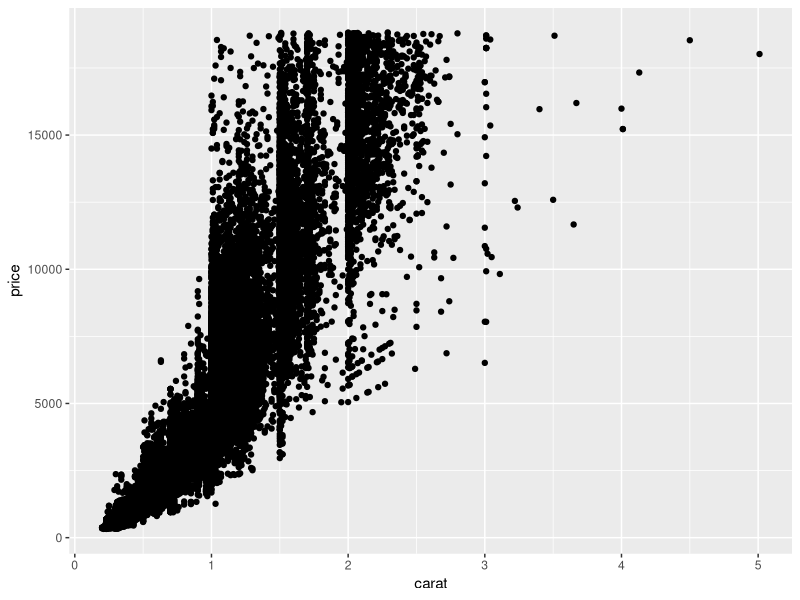
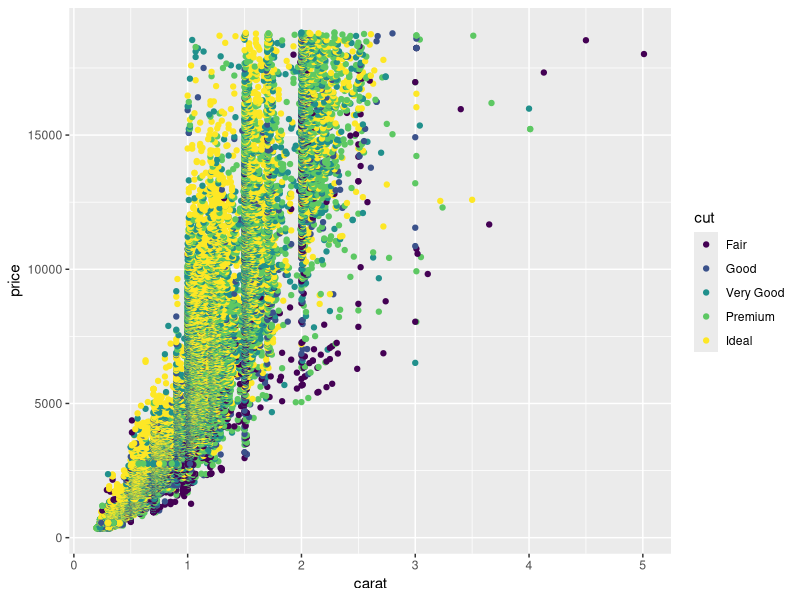
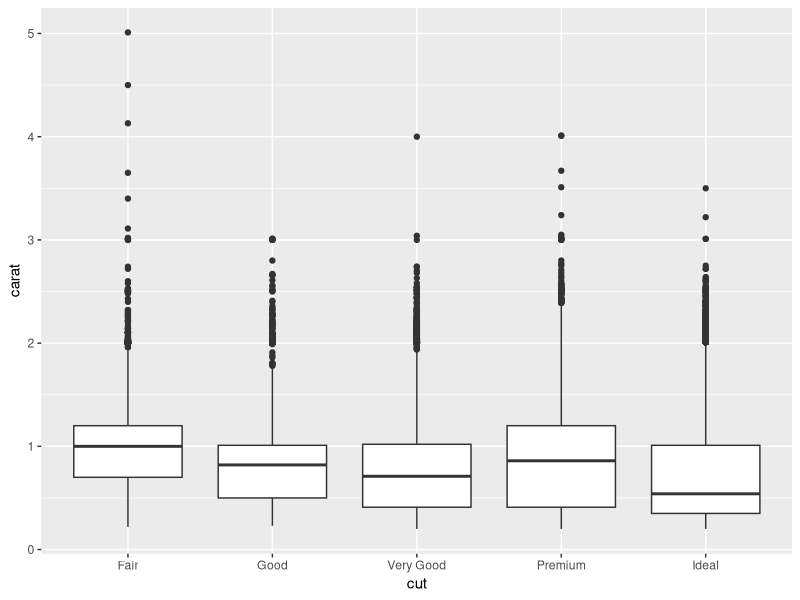
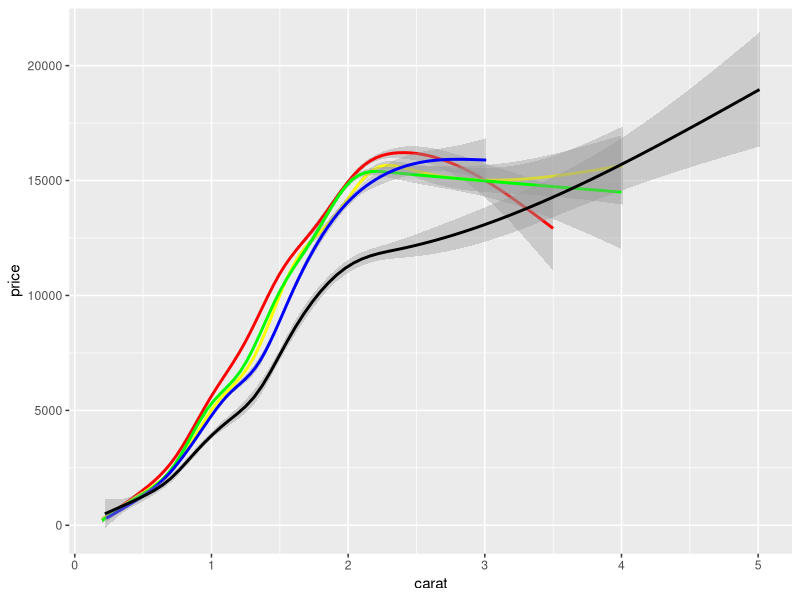

The R script that drew these images, in order:
## ---- chunk 1
library(tidyverse)
## ---- chunk 2
## TASK: Plot `price` vs `carat` below
## Your code here!
ggplot(data = diamonds) +
  geom_point(mapping = aes(x = carat, y = price))
## ---- chunk 3
## TASK: Plot `price`, `carat`, and `cut` below
## Your code here!
ggplot(data = diamonds) +
  geom_point(mapping = aes(x = carat, y = price, color = cut))
## ---- chunk 4
## TASK: Plot `price`, `carat`, and `cut` below
## Your code here!
ggplot(data = diamonds) +
  geom_boxplot(mapping = aes(x = cut, y = carat))
## ---- chunk 5
## TASK: Plot `price`, `carat`, and `cut` below
## Your code here!
diamonds_ideal <- diamonds %>%
  #as_tibble() %>%
  filter(
    cut == "Ideal"
  )

#diamonds_ideal
diamonds_premium <- diamonds %>%
  #as_tibble() %>%
  filter(
    cut == "Premium"
  )

diamonds_very_good <- diamonds %>%
  #as_tibble() %>%
  filter(
    cut == "Very Good"
  )

diamonds_good <- diamonds %>%
  #as_tibble() %>%
  filter(
    cut == "Good"
  )

diamonds_fair <- diamonds %>%
  #as_tibble() %>%
  filter(
    cut == "Fair"
  )

ggplot() +
  geom_smooth(data = diamonds_ideal, mapping = aes(x = carat, y = price), color = "red") +
  geom_smooth(data = diamonds_premium, mapping = aes(x = carat, y = price), color = "yellow") +
  geom_smooth(data = diamonds_very_good, mapping = aes(x = carat, y = price), color = "green") +
  geom_smooth(data = diamonds_good, mapping = aes(x = carat, y = price), color = "blue") +
  geom_smooth(data = diamonds_fair, mapping = aes(x = carat, y = price), color = "black") +
scale_fill_discrete(name="Cut",
                         breaks = c("ctrl", "trt1", "trt2"),
                         labels = c("Control", "Treatment 1", "Treatment 2"))
